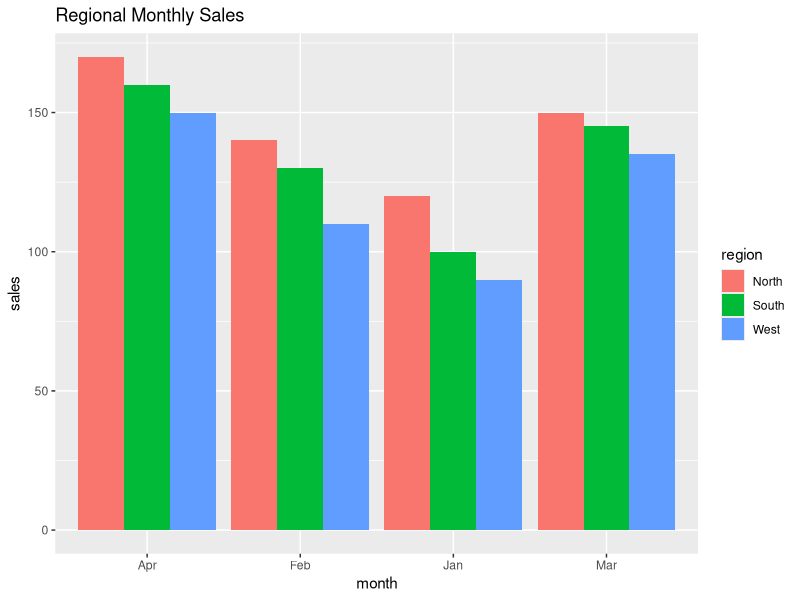
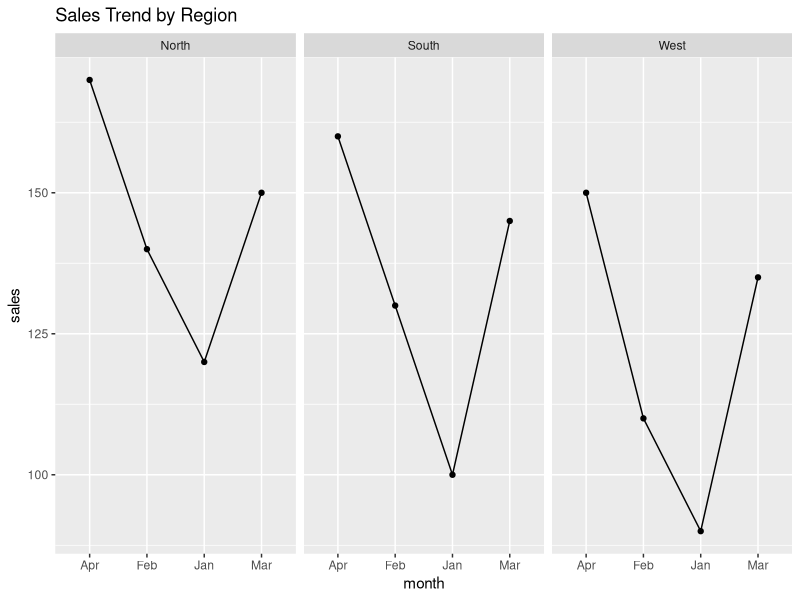

The R script that drew these images, in order:
library(ggplot2)
df <- data.frame(month=rep(c("Jan","Feb","Mar","Apr"),3),region=rep(c("North","South","West"),each=4),sales=c(120,140,150,170,100,130,145,160,90,110,135,150))
ggplot(df,aes(month,sales,fill=region))+geom_col(position="dodge")+labs(title="Regional Monthly Sales")
ggplot(df,aes(month,sales,group=1))+geom_line()+geom_point()+facet_wrap(~region)+labs(title="Sales Trend by Region")
